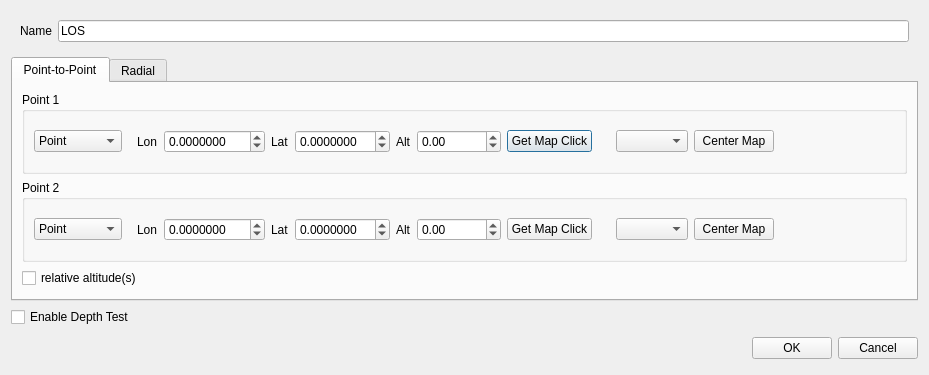
<?xml version="1.0" encoding="UTF-8"?>
<ui version="4.0">
 <class>LOSCreationDialog</class>
 <widget class="QDialog" name="LOSCreationDialog">
  <property name="geometry">
   <rect>
    <x>0</x>
    <y>0</y>
    <width>874</width>
    <height>358</height>
   </rect>
  </property>
  <property name="windowTitle">
   <string>Line-of-Sight</string>
  </property>
  <layout class="QVBoxLayout" name="verticalLayout">
   <item>
    <widget class="QWidget" name="widget_2" native="true">
     <layout class="QHBoxLayout" name="horizontalLayout_11">
      <item>
       <widget class="QLabel" name="nameLabel">
        <property name="text">
         <string>Name</string>
        </property>
       </widget>
      </item>
      <item>
       <widget class="QLineEdit" name="nameBox">
        <property name="text">
         <string>LOS</string>
        </property>
       </widget>
      </item>
     </layout>
    </widget>
   </item>
   <item>
    <widget class="QTabWidget" name="typeTabs">
     <property name="currentIndex">
      <number>0</number>
     </property>
     <widget class="QWidget" name="p2pTab">
      <attribute name="title">
       <string>Point-to-Point</string>
      </attribute>
      <layout class="QVBoxLayout" name="verticalLayout_2">
       <item>
        <widget class="QGroupBox" name="p1GroupBox">
         <property name="title">
          <string>Point 1</string>
         </property>
         <layout class="QHBoxLayout" name="horizontalLayout">
          <item>
           <widget class="QComboBox" name="p1TypeCombo">
            <property name="currentIndex">
             <number>0</number>
            </property>
            <item>
             <property name="text">
              <string>Point</string>
             </property>
            </item>
            <item>
             <property name="text">
              <string>Annotation</string>
             </property>
            </item>
           </widget>
          </item>
          <item>
           <widget class="QWidget" name="p1PointOptions" native="true">
            <layout class="QHBoxLayout" name="horizontalLayout_3">
             <item>
              <widget class="QLabel" name="p1LonLabel">
               <property name="text">
                <string>Lon</string>
               </property>
              </widget>
             </item>
             <item>
              <widget class="QDoubleSpinBox" name="p1LonBox">
               <property name="decimals">
                <number>7</number>
               </property>
               <property name="minimum">
                <double>-180.000000000000000</double>
               </property>
               <property name="maximum">
                <double>180.000000000000000</double>
               </property>
              </widget>
             </item>
             <item>
              <widget class="QLabel" name="p1LatLabel">
               <property name="text">
                <string>Lat</string>
               </property>
              </widget>
             </item>
             <item>
              <widget class="QDoubleSpinBox" name="p1LatBox">
               <property name="decimals">
                <number>7</number>
               </property>
               <property name="minimum">
                <double>-90.000000000000000</double>
               </property>
               <property name="maximum">
                <double>90.000000000000000</double>
               </property>
              </widget>
             </item>
             <item>
              <widget class="QLabel" name="p1AltLabel">
               <property name="text">
                <string>Alt</string>
               </property>
              </widget>
             </item>
             <item>
              <widget class="QDoubleSpinBox" name="p1AltBox">
               <property name="decimals">
                <number>2</number>
               </property>
               <property name="minimum">
                <double>-10000.000000000000000</double>
               </property>
               <property name="maximum">
                <double>1000000000.000000000000000</double>
               </property>
              </widget>
             </item>
             <item>
              <widget class="QPushButton" name="p1PointButton">
               <property name="text">
                <string>Get Map Click</string>
               </property>
              </widget>
             </item>
            </layout>
           </widget>
          </item>
          <item>
           <widget class="QWidget" name="p1NodeOptions" native="true">
            <layout class="QHBoxLayout" name="horizontalLayout_4">
             <item>
              <widget class="QComboBox" name="p1NodeCombo"/>
             </item>
             <item>
              <widget class="QPushButton" name="p1NodeButton">
               <property name="text">
                <string>Center Map</string>
               </property>
              </widget>
             </item>
            </layout>
           </widget>
          </item>
          <item>
           <spacer name="horizontalSpacer_3">
            <property name="orientation">
             <enum>Qt::Horizontal</enum>
            </property>
            <property name="sizeHint" stdset="0">
             <size>
              <width>0</width>
              <height>20</height>
             </size>
            </property>
           </spacer>
          </item>
         </layout>
        </widget>
       </item>
       <item>
        <widget class="QGroupBox" name="p2GroupBox">
         <property name="title">
          <string>Point 2</string>
         </property>
         <layout class="QHBoxLayout" name="horizontalLayout_2">
          <item>
           <widget class="QComboBox" name="p2TypeCombo">
            <property name="currentIndex">
             <number>0</number>
            </property>
            <item>
             <property name="text">
              <string>Point</string>
             </property>
            </item>
            <item>
             <property name="text">
              <string>Annotation</string>
             </property>
            </item>
           </widget>
          </item>
          <item>
           <widget class="QWidget" name="p2PointOptions" native="true">
            <layout class="QHBoxLayout" name="horizontalLayout_5">
             <item>
              <widget class="QLabel" name="p2LonLabel">
               <property name="text">
                <string>Lon</string>
               </property>
              </widget>
             </item>
             <item>
              <widget class="QDoubleSpinBox" name="p2LonBox">
               <property name="decimals">
                <number>7</number>
               </property>
               <property name="minimum">
                <double>-180.000000000000000</double>
               </property>
               <property name="maximum">
                <double>180.000000000000000</double>
               </property>
              </widget>
             </item>
             <item>
              <widget class="QLabel" name="p2LatLabel">
               <property name="text">
                <string>Lat</string>
               </property>
              </widget>
             </item>
             <item>
              <widget class="QDoubleSpinBox" name="p2LatBox">
               <property name="decimals">
                <number>7</number>
               </property>
               <property name="minimum">
                <double>-90.000000000000000</double>
               </property>
               <property name="maximum">
                <double>90.000000000000000</double>
               </property>
              </widget>
             </item>
             <item>
              <widget class="QLabel" name="p2AltLabel">
               <property name="text">
                <string>Alt</string>
               </property>
              </widget>
             </item>
             <item>
              <widget class="QDoubleSpinBox" name="p2AltBox">
               <property name="decimals">
                <number>2</number>
               </property>
               <property name="minimum">
                <double>-10000.000000000000000</double>
               </property>
               <property name="maximum">
                <double>1000000000.000000000000000</double>
               </property>
              </widget>
             </item>
             <item>
              <widget class="QPushButton" name="p2PointButton">
               <property name="text">
                <string>Get Map Click</string>
               </property>
              </widget>
             </item>
            </layout>
           </widget>
          </item>
          <item>
           <widget class="QWidget" name="p2NodeOptions" native="true">
            <layout class="QHBoxLayout" name="horizontalLayout_6">
             <item>
              <widget class="QComboBox" name="p2NodeCombo"/>
             </item>
             <item>
              <widget class="QPushButton" name="p2NodeButton">
               <property name="text">
                <string>Center Map</string>
               </property>
              </widget>
             </item>
            </layout>
           </widget>
          </item>
          <item>
           <spacer name="horizontalSpacer_4">
            <property name="orientation">
             <enum>Qt::Horizontal</enum>
            </property>
            <property name="sizeHint" stdset="0">
             <size>
              <width>0</width>
              <height>20</height>
             </size>
            </property>
           </spacer>
          </item>
         </layout>
        </widget>
       </item>
       <item>
        <widget class="QCheckBox" name="p2pRelativeCheckBox">
         <property name="text">
          <string>relative altitude(s)</string>
         </property>
        </widget>
       </item>
       <item>
        <spacer name="verticalSpacer_3">
         <property name="orientation">
          <enum>Qt::Vertical</enum>
         </property>
         <property name="sizeHint" stdset="0">
          <size>
           <width>20</width>
           <height>0</height>
          </size>
         </property>
        </spacer>
       </item>
      </layout>
     </widget>
     <widget class="QWidget" name="radialTab">
      <attribute name="title">
       <string>Radial</string>
      </attribute>
      <layout class="QVBoxLayout" name="verticalLayout_3">
       <item>
        <widget class="QGroupBox" name="radPointGroupBox">
         <property name="title">
          <string>Point</string>
         </property>
         <layout class="QHBoxLayout" name="horizontalLayout_7">
          <item>
           <widget class="QComboBox" name="radTypeCombo">
            <property name="currentIndex">
             <number>0</number>
            </property>
            <item>
             <property name="text">
              <string>Point</string>
             </property>
            </item>
            <item>
             <property name="text">
              <string>Annotation</string>
             </property>
            </item>
           </widget>
          </item>
          <item>
           <widget class="QWidget" name="radPointOptions" native="true">
            <layout class="QHBoxLayout" name="horizontalLayout_8">
             <item>
              <widget class="QLabel" name="radLonLabel">
               <property name="text">
                <string>Lon</string>
               </property>
              </widget>
             </item>
             <item>
              <widget class="QDoubleSpinBox" name="radLonBox">
               <property name="decimals">
                <number>7</number>
               </property>
               <property name="minimum">
                <double>-180.000000000000000</double>
               </property>
               <property name="maximum">
                <double>180.000000000000000</double>
               </property>
              </widget>
             </item>
             <item>
              <widget class="QLabel" name="radLatLabel">
               <property name="text">
                <string>Lat</string>
               </property>
              </widget>
             </item>
             <item>
              <widget class="QDoubleSpinBox" name="radLatBox">
               <property name="decimals">
                <number>7</number>
               </property>
               <property name="minimum">
                <double>-90.000000000000000</double>
               </property>
               <property name="maximum">
                <double>90.000000000000000</double>
               </property>
              </widget>
             </item>
             <item>
              <widget class="QLabel" name="radAltLabel">
               <property name="text">
                <string>Alt</string>
               </property>
              </widget>
             </item>
             <item>
              <widget class="QDoubleSpinBox" name="radAltBox">
               <property name="decimals">
                <number>2</number>
               </property>
               <property name="minimum">
                <double>-10000.000000000000000</double>
               </property>
               <property name="maximum">
                <double>1000000000.000000000000000</double>
               </property>
              </widget>
             </item>
             <item>
              <widget class="QCheckBox" name="radRelativeCheckBox">
               <property name="text">
                <string>relative altitude</string>
               </property>
              </widget>
             </item>
             <item>
              <widget class="QPushButton" name="radPointButton">
               <property name="text">
                <string>Get Map Click</string>
               </property>
              </widget>
             </item>
            </layout>
           </widget>
          </item>
          <item>
           <widget class="QWidget" name="radNodeOptions" native="true">
            <layout class="QHBoxLayout" name="horizontalLayout_9">
             <item>
              <widget class="QComboBox" name="radNodeCombo"/>
             </item>
             <item>
              <widget class="QPushButton" name="radNodeButton">
               <property name="text">
                <string>Center Map</string>
               </property>
              </widget>
             </item>
            </layout>
           </widget>
          </item>
          <item>
           <spacer name="horizontalSpacer_5">
            <property name="orientation">
             <enum>Qt::Horizontal</enum>
            </property>
            <property name="sizeHint" stdset="0">
             <size>
              <width>0</width>
              <height>20</height>
             </size>
            </property>
           </spacer>
          </item>
         </layout>
        </widget>
       </item>
       <item>
        <widget class="QWidget" name="widget" native="true">
         <layout class="QHBoxLayout" name="horizontalLayout_10">
          <item>
           <widget class="QLabel" name="radiusLabel">
            <property name="text">
             <string>Radius (m)</string>
            </property>
           </widget>
          </item>
          <item>
           <widget class="QDoubleSpinBox" name="radiusSpinBox">
            <property name="minimumSize">
             <size>
              <width>100</width>
              <height>0</height>
             </size>
            </property>
            <property name="minimum">
             <double>0.100000000000000</double>
            </property>
            <property name="maximum">
             <double>40075160.000000000000000</double>
            </property>
            <property name="value">
             <double>2000.000000000000000</double>
            </property>
           </widget>
          </item>
          <item>
           <spacer name="horizontalSpacer">
            <property name="orientation">
             <enum>Qt::Horizontal</enum>
            </property>
            <property name="sizeType">
             <enum>QSizePolicy::Fixed</enum>
            </property>
            <property name="sizeHint" stdset="0">
             <size>
              <width>40</width>
              <height>20</height>
             </size>
            </property>
           </spacer>
          </item>
          <item>
           <widget class="QLabel" name="spokesLabel">
            <property name="text">
             <string>Spokes</string>
            </property>
           </widget>
          </item>
          <item>
           <widget class="QSpinBox" name="spokesSpinBox">
            <property name="minimumSize">
             <size>
              <width>70</width>
              <height>0</height>
             </size>
            </property>
            <property name="minimum">
             <number>2</number>
            </property>
            <property name="maximum">
             <number>10000</number>
            </property>
            <property name="value">
             <number>100</number>
            </property>
           </widget>
          </item>
          <item>
           <spacer name="horizontalSpacer_2">
            <property name="orientation">
             <enum>Qt::Horizontal</enum>
            </property>
            <property name="sizeHint" stdset="0">
             <size>
              <width>40</width>
              <height>20</height>
             </size>
            </property>
           </spacer>
          </item>
         </layout>
        </widget>
       </item>
       <item>
        <spacer name="verticalSpacer_2">
         <property name="orientation">
          <enum>Qt::Vertical</enum>
         </property>
         <property name="sizeHint" stdset="0">
          <size>
           <width>20</width>
           <height>0</height>
          </size>
         </property>
        </spacer>
       </item>
      </layout>
     </widget>
    </widget>
   </item>
   <item>
    <widget class="QCheckBox" name="depthTestCheckBox">
     <property name="text">
      <string>Enable Depth Test</string>
     </property>
    </widget>
   </item>
   <item>
    <spacer name="verticalSpacer">
     <property name="orientation">
      <enum>Qt::Vertical</enum>
     </property>
     <property name="sizeHint" stdset="0">
      <size>
       <width>20</width>
       <height>40</height>
      </size>
     </property>
    </spacer>
   </item>
   <item>
    <layout class="QHBoxLayout">
     <property name="spacing">
      <number>6</number>
     </property>
     <property name="margin">
      <number>0</number>
     </property>
     <item>
      <spacer>
       <property name="orientation">
        <enum>Qt::Horizontal</enum>
       </property>
       <property name="sizeHint" stdset="0">
        <size>
         <width>131</width>
         <height>31</height>
        </size>
       </property>
      </spacer>
     </item>
     <item>
      <widget class="QPushButton" name="okButton">
       <property name="text">
        <string>OK</string>
       </property>
      </widget>
     </item>
     <item>
      <widget class="QPushButton" name="cancelButton">
       <property name="text">
        <string>Cancel</string>
       </property>
      </widget>
     </item>
    </layout>
   </item>
  </layout>
 </widget>
 <resources/>
 <connections>
  <connection>
   <sender>okButton</sender>
   <signal>clicked()</signal>
   <receiver>LOSCreationDialog</receiver>
   <slot>accept()</slot>
   <hints>
    <hint type="sourcelabel">
     <x>562</x>
     <y>408</y>
    </hint>
    <hint type="destinationlabel">
     <x>96</x>
     <y>254</y>
    </hint>
   </hints>
  </connection>
  <connection>
   <sender>cancelButton</sender>
   <signal>clicked()</signal>
   <receiver>LOSCreationDialog</receiver>
   <slot>reject()</slot>
   <hints>
    <hint type="sourcelabel">
     <x>643</x>
     <y>408</y>
    </hint>
    <hint type="destinationlabel">
     <x>179</x>
     <y>282</y>
    </hint>
   </hints>
  </connection>
 </connections>
</ui>
